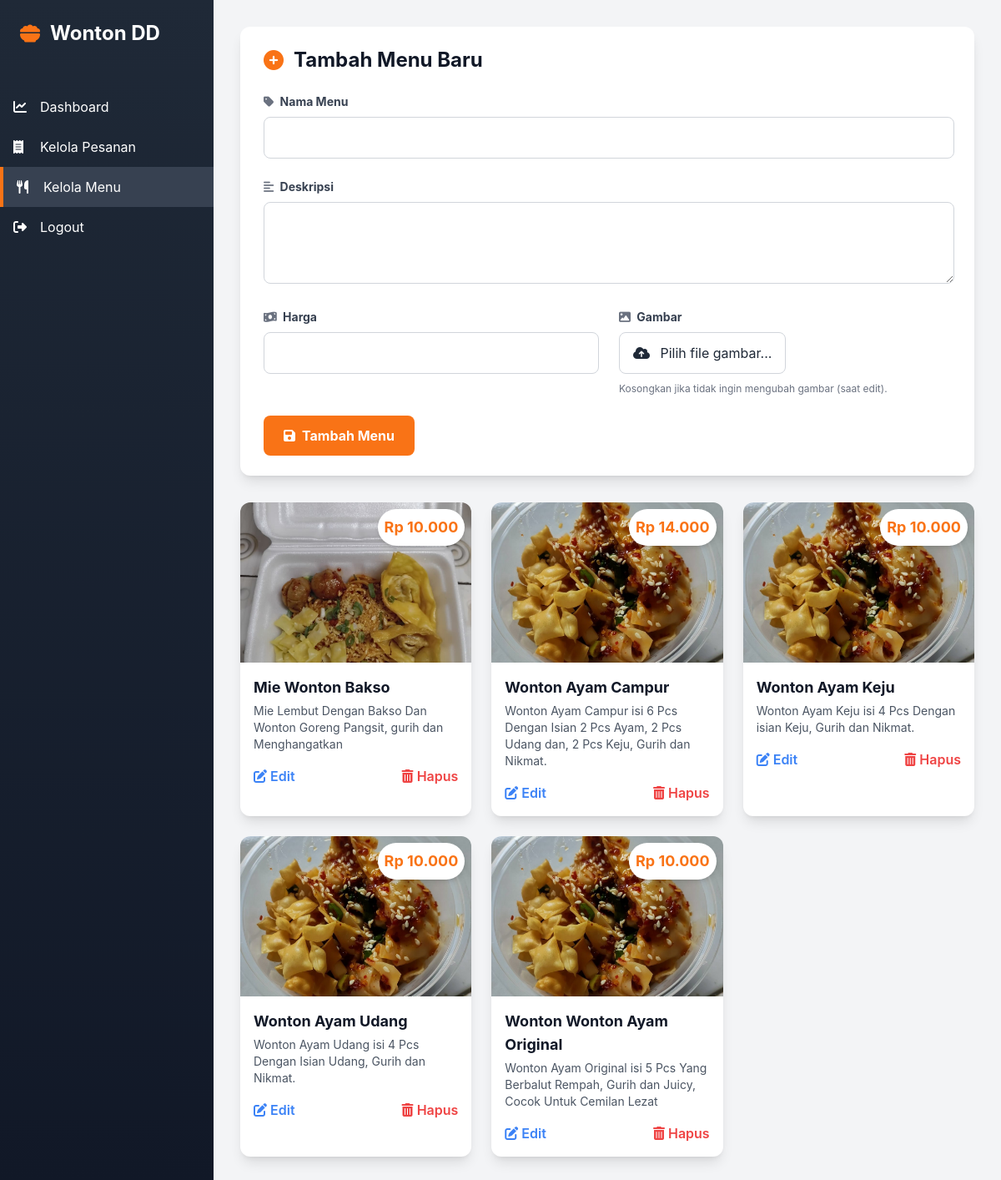
Screenshot of /admin/kelola_menu.php (signed in) with the database file from the repository.
### tables this page shows
CREATE TABLE `menu` (
  `id` int(11) NOT NULL,
  `nama_menu` varchar(100) NOT NULL,
  `deskripsi` text DEFAULT NULL,
  `harga` decimal(10,2) NOT NULL,
  `gambar` varchar(255) DEFAULT 'default.jpg'
);

### admin/kelola_menu.php (the view, shortened to what this page needs)
<?php
include '../includes/db.php';
 $menu_result = $conn->query("SELECT * FROM menu ORDER BY nama_menu ASC");
?>
<!DOCTYPE html>
<html lang="id">
<head>
    <script src="https://cdn.tailwindcss.com"></script>
    <link rel="stylesheet" href="https://cdnjs.cloudflare.com/ajax/libs/font-awesome/6.5.1/css/all.min.css">
</head>
<body class="bg-gray-100 text-gray-800">
<div class="flex h-screen">
    <aside class="w-64 bg-gradient-to-b from-gray-800 to-gray-900 text-white flex flex-col">
        <div class="p-6"><h2 class="text-2xl font-bold flex items-center"><i class="fas fa-bowl-food mr-3 text-orange-500"></i>Wonton DD</h2></div>
        <nav class="flex-1 mt-6">
            <a href="index.php" class="flex items-center py-3 px-4 hover:bg-gray-700 transition-colors"><i class="fas fa-chart-line w-5 mr-3"></i> Dashboard</a>
            <a href="kelola_pesanan.php" class="flex items-center py-3 px-4 hover:bg-gray-700 transition-colors"><i class="fas fa-receipt w-5 mr-3"></i> Kelola Pesanan</a>
            <a href="kelola_menu.php" class="flex items-center py-3 px-4 bg-gray-700 border-l-4 border-orange-500"><i class="fas fa-utensils w-5 mr-3"></i> Kelola Menu</a>
            <a href="logout.php" class="flex items-center py-3 px-4 hover:bg-gray-700 transition-colors mt-auto"><i class="fas fa-sign-out-alt w-5 mr-3"></i> Logout</a>
        </nav>
    </aside>
    <main class="flex-1 p-6 lg:p-8 overflow-auto bg-gray-100">
        <div id="form-container" class="bg-white p-6 rounded-xl shadow-lg mb-8 border-l-4 border-transparent transition-all duration-300">
            <h2 id="formTitle" class="text-2xl font-bold text-gray-900 mb-6 flex items-center">
                <i class="fas fa-plus-circle mr-3 text-orange-500"></i> Tambah Menu Baru
            </h2>
            <form id="menuForm" action="kelola_menu.php" method="POST" enctype="multipart/form-data" class="grid grid-cols-1 md:grid-cols-2 gap-6">
                <div class="md:col-span-2">
                    <label class="block text-gray-700 text-sm font-bold mb-2" for="nama"><i class="fas fa-tag mr-1 text-gray-500"></i> Nama Menu</label>
                    <input type="text" id="nama" name="nama" required class="w-full px-4 py-3 border border-gray-300 rounded-lg focus:ring-2 focus:ring-orange-500 focus:border-transparent">
                </div>
                <div class="md:col-span-2">
                    <label class="block text-gray-700 text-sm font-bold mb-2" for="deskripsi"><i class="fas fa-align-left mr-1 text-gray-500"></i> Deskripsi</label>
                    <textarea id="deskripsi" name="deskripsi" rows="3" required class="w-full px-4 py-3 border border-gray-300 rounded-lg focus:ring-2 focus:ring-orange-500 focus:border-transparent"></textarea>
                </div>
                <div>
                    <label class="block text-gray-700 text-sm font-bold mb-2" for="harga"><i class="fas fa-money-bill-wave mr-1 text-gray-500"></i> Harga</label>
                    <input type="number" id="harga" name="harga" step="0.01" required class="w-full px-4 py-3 border border-gray-300 rounded-lg focus:ring-2 focus:ring-orange-500 focus:border-transparent">
                </div>
                <div>
                    <label class="block text-gray-700 text-sm font-bold mb-2" for="gambar"><i class="fas fa-image mr-1 text-gray-500"></i> Gambar</label>
                    <div class="file-input-wrapper">
                        <label for="gambar" class="file-input-label block w-full px-4 py-3 border border-gray-300 rounded-lg cursor-pointer bg-white hover:bg-gray-50 text-center">
                            <i class="fas fa-cloud-upload-alt mr-2"></i> <span id="file-label-text">Pilih file gambar...</span>
                        </label>
                    </div>
                    <p class="text-xs text-gray-500 mt-1">Kosongkan jika tidak ingin mengubah gambar (saat edit).</p>
                </div>
                <div class="md:col-span-2 flex gap-4">
                    <button type="submit" id="submitBtn" name="tambah_menu" class="bg-orange-500 hover:bg-orange-600 text-white font-bold py-3 px-6 rounded-lg focus:outline-none focus:shadow-outline transition flex items-center">
                        <i class="fas fa-save mr-2"></i> <span id="submitBtnText">Tambah Menu</span>
                    </button>
                </div>
            </form>
        </div>
        <div class="grid grid-cols-1 md:grid-cols-2 lg:grid-cols-3 xl:grid-cols-4 gap-6">
            <?php while($row = $menu_result->fetch_assoc()): ?>
            <div class="menu-card bg-white rounded-xl shadow-lg overflow-hidden">
                <div class="relative">
                    <img src="../assets/images/<?php echo $row['gambar']; ?>" alt="<?php echo $row['nama_menu']; ?>" class="w-full h-48 object-cover">
                    <div class="absolute top-2 right-2 bg-white rounded-full p-2 shadow-md">
                        <span class="text-lg font-bold text-orange-500">Rp <?php echo number_format($row['harga'], 0, ',', '.'); ?></span>
                    </div>
                </div>
                <div class="p-4">
                    <h3 class="font-bold text-lg text-gray-900 mb-1"><?php echo $row['nama_menu']; ?></h3>
                    <p class="text-sm text-gray-600 mb-4"><?php echo $row['deskripsi']; ?></p>
                    <div class="flex justify-between">
                        <button onclick="editMenu(<?php echo $row['id']; ?>, '<?php echo addslashes($row['nama_menu']); ?>', '<?php echo addslashes($row['deskripsi']); ?>', <?php echo $row['harga']; ?>, '<?php echo $row['gambar']; ?>')" class="text-blue-500 hover:text-blue-700 font-semibold transition-colors">
                            <i class="fas fa-edit"></i> Edit
                        </button>
                        <a href="kelola_menu.php?delete_id=<?php echo $row['id']; ?>" class="text-red-500 hover:text-red-700 font-semibold transition-colors" onclick="return confirm('Apakah Anda yakin ingin menghapus menu \"<?php echo addslashes($row['nama_menu']); ?>\"?');">
                            <i class="fas fa-trash-alt"></i> Hapus
                        </a>
                    </div>
                </div>
            </div>
            <?php endwhile; ?>
        </div>
    </main>
</div>
</body>
</html>

### admin/kelola_menu.php (style rules this page uses)
:root { --primary-color: #fb923c; --primary-dark: #ea580c; --sidebar-bg: #1f2937; --card-bg: #ffffff; --text-primary: #111827; --text-secondary: #6b7280; --border-color: #e5e7eb; }
body { font-family: 'Inter', 'Poppins', sans-serif; }
.file-input-wrapper { position: relative; overflow: hidden; display: inline-block; }
.file-input-label { cursor: pointer; }
.menu-card { transition: all 0.3s cubic-bezier(0.4, 0, 0.2, 1); }

### rows the page displays
menu: gambar (picture), harga "10.000", nama_menu "Mie Wonton Bakso", deskripsi "Mie Lembut Dengan Bakso Dan Wonton Goreng Pangsit, gurih dan Menghangatkan"
menu: gambar (picture), harga "14.000", nama_menu "Wonton Ayam Campur", deskripsi "Wonton Ayam Campur isi 6 Pcs Dengan Isian 2 Pcs Ayam, 2 Pcs Udang dan, 2 Pcs Keju, Gurih dan Nikmat."
menu: gambar (picture), harga "10.000", nama_menu "Wonton Ayam Keju", deskripsi "Wonton Ayam Keju isi 4 Pcs Dengan isian Keju, Gurih dan Nikmat."
menu: gambar (picture), harga "10.000", nama_menu "Wonton Ayam Udang", deskripsi "Wonton Ayam Udang isi 4 Pcs Dengan Isian Udang, Gurih dan Nikmat."
menu: gambar (picture), harga "10.000", nama_menu "Wonton Wonton Ayam Original", deskripsi "Wonton Ayam Original isi 5 Pcs Yang Berbalut Rempah, Gurih dan Juicy, Cocok Untuk Cemilan Lezat"
